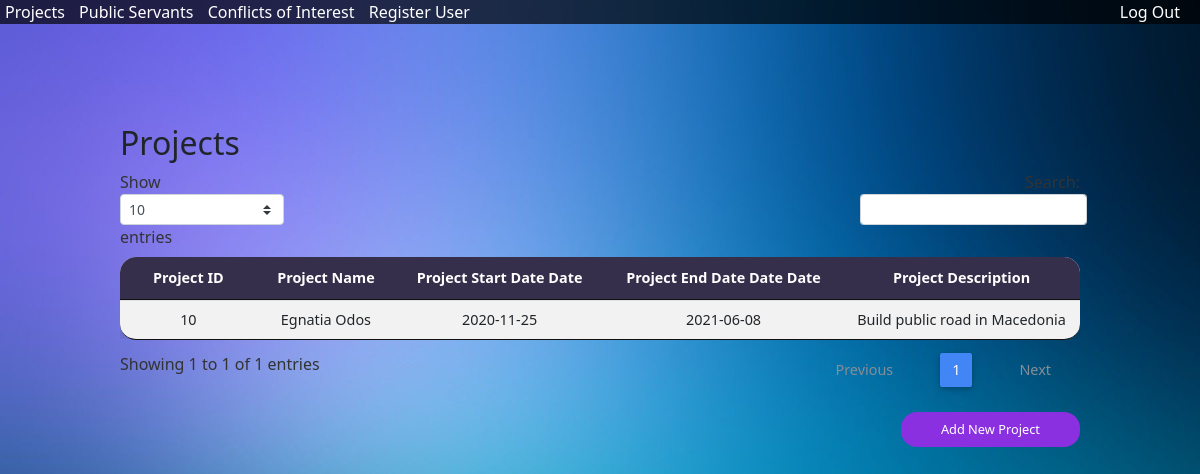
Before: /CoI/projects_GO.php with the older database file.
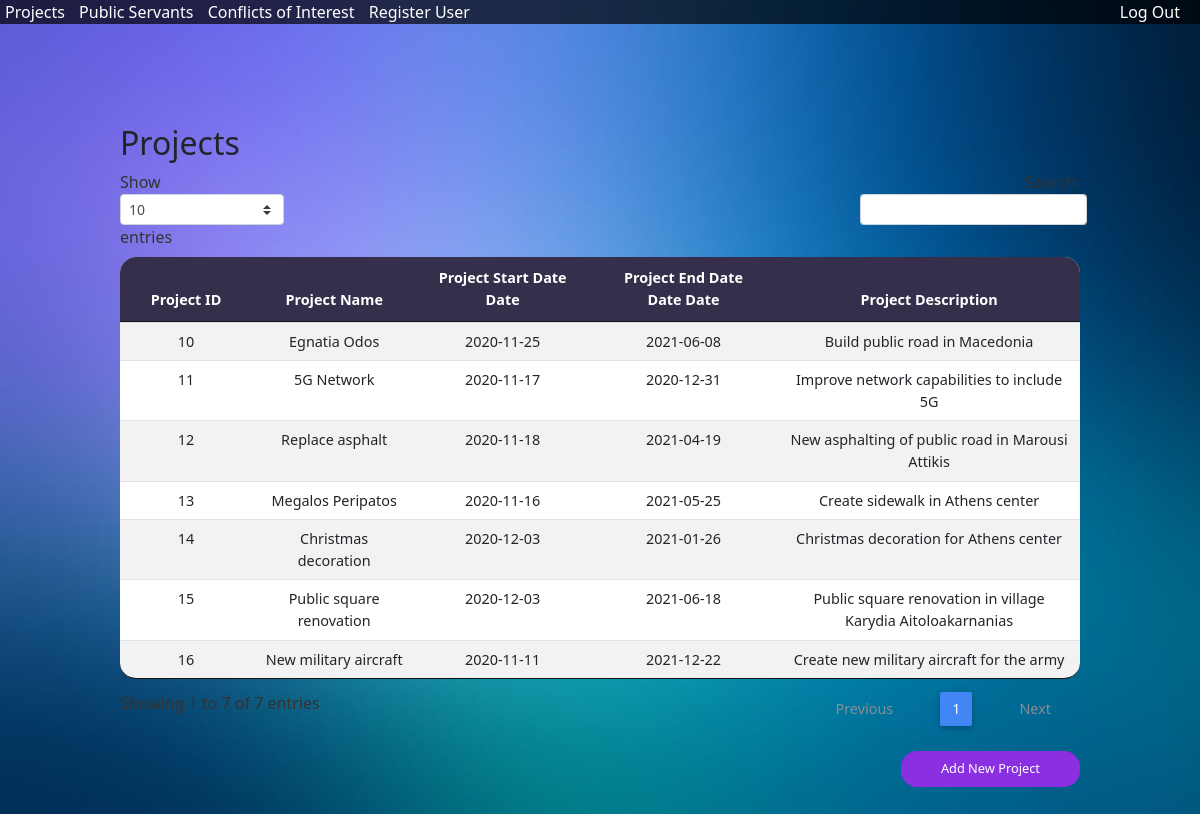
After: the same page with the newer database file.
### tables this page shows
CREATE TABLE `projects` (
  `project_id` int(12) NOT NULL,
  `project_name` varchar(255) NOT NULL,
  `project_start_date` date NOT NULL,
  `project_end_date` date NOT NULL,
  `project_desc` varchar(1000) NOT NULL
);

### CoI/projects_GO.php (the view, shortened to what this page needs)
<?php include('header.php');
include('connect.php');
?>
<div class="tab">
    <button class="tablinks" id="defaultOpen" onclick="openTab(event, 'View All Projects')">Projects</button>
    <button class="tablinks" onclick="openTab(event, 'Public Servants')">Public Servants</button>
    <button class="tablinks" onclick="openTab(event, 'Conflicts')">Conflicts of Interest</button>
    <button class="tablinks" onclick="openTab(event, 'Register User')">Register User</button>
    <form method="post" action="logout.php" id="logoutform">
      <button class="tablinks" id="logout-btn">Log Out</button>
    </form>
</div>
<div id="View All Projects" class="tabcontent" id="defaultOpen">
    <div class="wrapper-table">
        <div class="page-header clearfix">
            <h2 class="pull-left">Projects</h2>
        </div>
        <?php
        $sql = "SELECT * FROM projects";
        if ($result = mysqli_query($conn, $sql)) {
            if (mysqli_num_rows($result) > 0) {
                echo  "<table id='projects' class='table table-striped table-sm project-table' cellspacing='0' width='100%'>";
                echo "<thead>";
                echo "<tr>";
                echo "<th class='th-sm' id ='th-first' >Project ID</th>";
                echo "<th class='th-sm'>Project Name</th>";
                echo "<th class='th-sm'>Project Start Date Date</th>";
                echo "<th class='th-sm'>Project End Date Date Date</th>";
                echo "<th class='th-sm' id='th-last'>Project Description</th>";
                echo "</tr>";
                echo "</thead>";
                echo "<tbody>";
                while ($row = mysqli_fetch_array($result)) {
                    echo "<tr>";
                    echo "<td>" . $row['project_id'] . "</td>";
                    echo "<td>" . $row['project_name'] . "</td>";
                    echo "<td>" . $row['project_start_date'] . "</td>";
                    echo "<td>" . $row['project_end_date'] . "</td>";
                    echo "<td>" . $row['project_desc'] . "</td>";
                    echo "</tr>";
                }
                echo "</table>";
            } else {
                echo "<p class='lead'><em>No records were found.</em></p>";
            }
        } else {
            echo "ERROR: Could not able to execute $sql. " . mysqli_error($conn);
        }
        echo "<a href='create_project.php' class='submit-button'>Add New Project</a>";
        ?>
    </div>
</div>
</body>
<?php include('footer.php') ?>
</body>

### CoI/header.php (shortened to what this page needs)
<!DOCTYPE html>
<html lang="zxx">
    <head>
        <link rel="stylesheet" type="text/css" href="css/jquery.dataTables.min.css" />
        <link rel="stylesheet" href="css/bootstrap.min.css" type="text/css">
        <link rel="stylesheet" href="css/style.css" type="text/css">
        <link rel="stylesheet" href="css/mdb.min.css" type="text/css">
    </head>
<body>

### CoI/footer.php (shortened to what this page needs)
</body>
</html>

### CoI/css/style.css (style rules this page uses)
html, * { padding: 0px; margin: 0px; font-family: Segoe UI; }
body { height: 100%; font-family: Segoe UI; }
body { background-image: url("../assets/Background.png"); background-size: cover; background-repeat: no-repeat; background-attachment: fixed; }
.wrapper-table { margin-top: 100px; margin-bottom: 100px; width: 80%; margin-left: auto; margin-right: auto; }
.project-table { border-radius: 1rem; background-color: white; text-align: center; }
th { background-color: #362F4B; border-color: black; color: white; }
#th-first { border-radius: 16px 0px 0px 0px; }
#th-last { border-radius: 0px 16px 0px 0px; }
::placeholder { color: lightgray; }
.submit-button { border-radius: 1rem; border-width: 0; text-align: center; float: right; color: white; background-color: #8A30E1; padding: 8px; padding-right: 40px; padding-left: 40px; font-size: 80%; }
.tablinks { background-color: Transparent; background-repeat: no-repeat; color: white; border: none; cursor: pointer; overflow: hidden; outline: none; margin-left: 5px; margin-right: 5px; }
.tab { background-color: rgba(0, 0, 0, 0.692); }
#logoutform { float:right; margin-right: 15px; }

Changed rows visible on the page:
added projects: project_id "11", project_name "5G Network", project_start_date "2020-11-17", project_end_date "2020-12-31", project_desc "Improve network capabilities to include 5G"
added projects: project_id "12", project_name "Replace asphalt", project_start_date "2020-11-18", project_end_date "2021-04-19", project_desc "New asphalting of public road in Marousi Attikis"
added projects: project_id "13", project_name "Megalos Peripatos", project_start_date "2020-11-16", project_end_date "2021-05-25", project_desc "Create sidewalk in Athens center"
added projects: project_id "14", project_name "Christmas decoration", project_start_date "2020-12-03", project_end_date "2021-01-26", project_desc "Christmas decoration for Athens center"
added projects: project_id "15", project_name "Public square renovation", project_start_date "2020-12-03", project_end_date "2021-06-18", project_desc "Public square renovation in village Karydia Aitoloakarnanias"
added projects: project_id "16", project_name "New military aircraft", project_start_date "2020-11-11", project_end_date "2021-12-22", project_desc "Create new military aircraft for the army"
Other visible differences:
text written by a page script: "Show entries Showing 1 to 1 of 1 entries Previous 1 Next" → "Show entries Showing 1 to 7 of 7 entries Previous 1 Next"
